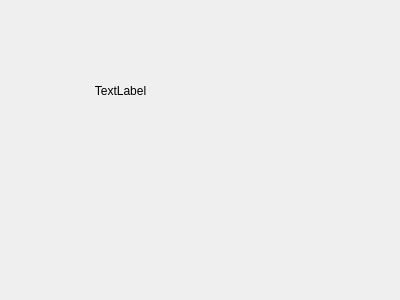
<?xml version="1.0" encoding="UTF-8"?>
<ui version="4.0">
 <class>Widget</class>
 <widget class="QWidget" name="Widget">
  <property name="geometry">
   <rect>
    <x>0</x>
    <y>0</y>
    <width>400</width>
    <height>300</height>
   </rect>
  </property>
  <property name="windowTitle">
   <string>Widget</string>
  </property>
  <widget class="QLabel" name="label">
   <property name="geometry">
    <rect>
     <x>70</x>
     <y>50</y>
     <width>101</width>
     <height>81</height>
    </rect>
   </property>
   <property name="text">
    <string>TextLabel</string>
   </property>
   <property name="alignment">
    <set>Qt::AlignCenter</set>
   </property>
  </widget>
 </widget>
 <layoutdefault spacing="6" margin="11"/>
 <resources/>
 <connections/>
</ui>
